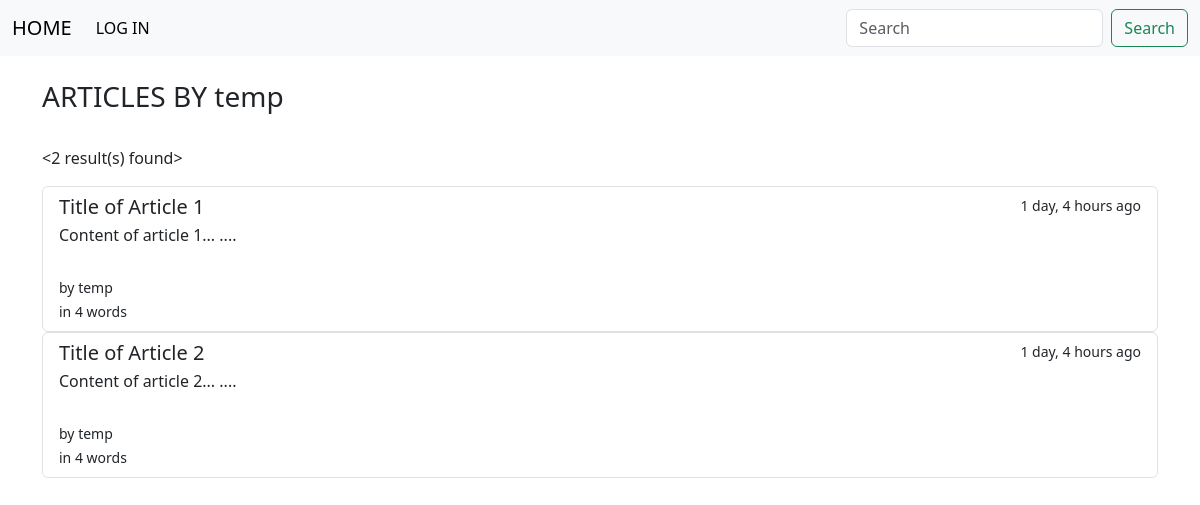
Screenshot of /posts_by_user/temp/ with the database file from the repository.
### articles/models.py (models this page shows)
class Article(models.Model):
    title = models.CharField(max_length=120)
    slug = models.SlugField(unique=True, blank=True, null=True)
    content = models.TextField()
    user = models.ForeignKey(User, blank=True, null=True, on_delete=models.SET_NULL)
    timestamp = models.DateTimeField(auto_now_add=True, verbose_name="Uploaded at")
    updated = models.DateTimeField(auto_now=True, verbose_name="Updated at")

### articles/views.py (the view)
# urls.py: path('posts_by_user/<str:author>/', posts_by_user, name='posts_by_user'),
def posts_by_user(request, author):
    try:
        User = get_user_model()
        user_instance = get_object_or_404(User, username=author)
        articles = Article.objects.filter(user=user_instance)
    except Article.DoesNotExist:
        raise Http404
    return render(request, 'posts_by_user.html', context={'searched_articles': articles, 'author': author})

### articles/templatetags/custom_filters.py (called while the page is built)
@register.filter(name='count_occurrences')
def count_occurrences(text, substring):
    return text.count(substring)

### articles/templates/posts_by_user.html (shortened to what this page needs)
{% extends 'base.html' %}
{% load custom_filters %}
{% block content %}
    <h3 class="mt-4">ARTICLES BY {{author}}</h3>
    <br>
    <p><{{ searched_articles | length }} result(s) found></p>
    {% if searched_articles %}
        {% for searched_article in searched_articles %}
            {% with wcount=searched_article.content|count_occurrences:' ' %}
                <div class="list-group">
                    <a href="{% url 'article_detail' searched_article.slug %}" class="list-group-item list-group-item-action" aria-current="true">
                    <div class="d-flex w-100 justify-content-between">
                        <h5 class="mb-1">{{searched_article.title}}</h5>
                        <small>{{searched_article.timestamp|timesince}} ago</small>
                    </div>
                    <p class="mb-1">{{searched_article.content | truncatewords:30}} ....</p>
                    <br>
                    <small>by {{searched_article.user}}<br>in {{wcount|add:1}} words</small>
                    </a>
                </div>
            {% endwith %}
        {% endfor %}
    {% endif %}
{% endblock content %}

### trydjango/templates/base.html (shortened to what this page needs)
<!DOCTYPE html>
<html lang="en">
<head>
    <link href="https://cdn.jsdelivr.net/npm/bootstrap@5.3.3/dist/css/bootstrap.min.css" rel="stylesheet">
</head>
<body>
    <nav class="navbar navbar-expand-lg bg-body-tertiary">
        <div class="container-fluid" style="display: flex; justify-content: space-between;">
          <a class="navbar-brand" href="{% url 'base' %}">HOME</a>
          <div class="collapse navbar-collapse" id="navbarSupportedContent">
            <ul class="navbar-nav me-auto mb-2 mb-lg-0">
              {% if user.is_authenticated %}
                <li class="nav-item" ><a class="nav-link active" href="{% url 'logout' %}">LOG OUT</a></li>
                <li class="nav-item" ><a class="nav-link active" href="{% url 'create_post' %}">CREATE POST</a></li>
              {% else %}
                <li class="nav-item" ><a class="nav-link active" href="{% url 'login' %}">LOG IN</a></li>
              {% endif %}
            </ul>
            <form action="{% url 'article_search' %}" method="GET" class="d-flex" role="search">
              <input class="form-control me-2" type="text" name="q" placeholder="Search" aria-label="Search">
              <button class="btn btn-outline-success" type="submit">Search</button>
            </form>
          </div>
        </div>
    </nav>
    <div class="container">
        {% block content %}
        {% endblock content %}
    </div>
</body>
</html>

### rows the page displays
Article: title "Title of Article 1", timestamp "1 day, 4 hours", content "Content of article 1...", user "temp", value "4"
Article: title "Title of Article 2", timestamp "1 day, 4 hours", content "Content of article 2...", user "temp", value "4"

### other values shown
{{ author }} "temp"
{{ searched_articles | length }} "2"
